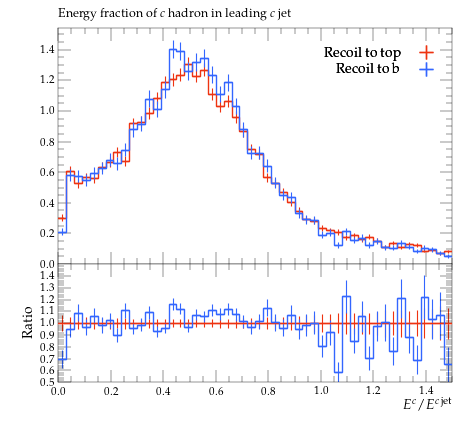

Generate this figure with Python:
#! /usr/bin/env python

# This Python script was auto-generated using YODA v2.0.2.
# Analysis object: /MC_HFJETS/efracC
# Timestamp: 30-07-2026 (15:57:45)

import matplotlib as mpl
import matplotlib.pyplot as plt
mpl.use('Agg') # comment out for interactive use
import os
import numpy as np

plotDir = os.path.split(os.path.realpath(__file__))[0]
if 'YODA_USER_PLOT_PATH' in globals():
    plot_outdir = globals()['YODA_USER_PLOT_PATH']
else:
    plot_outdir = plotDir

#plot style
plt.style.use(os.path.join(plotDir, '../default.mplstyle'))
# plot metadata
figW, figH = plt.rcParams['figure.figsize']
ax_xLabel = r'$E^c / E^{c\,\mathrm{jet}}$'
ax_yLabel = r''
ax_title  = r'Energy fraction of $c$ hadron in leading $c$ jet'
ax_xScale = 'linear'
ax_yScale = 'linear'
xLims = (0.0, 1.5)
yLims = (0.0, 1.5425564)

# TeX-friendly labels for the legend
labels = {
    'legend' : ([ r"Recoil to top", r"Recoil to b" ], r""),
}

# Adjust canvas width and height
canvasW = 10.0
canvasH = 9.0
figW *= canvasW/10.
figH *= canvasH/9.

# Create figure and axis objects
fig, (ax, ratio0_ax) = plt.subplots(2, 1, sharex=True,
                  figsize=(figW,figH), gridspec_kw={'height_ratios': (6.0, 3.0)})

# Set figure margins
plt.subplots_adjust(
    left   = 1.0 * plt.rcParams['figure.subplot.left'],
    right  = 1.0 * plt.rcParams['figure.subplot.right'],
    top    = 1.0 * plt.rcParams['figure.subplot.top'],
    bottom = 1.0 * plt.rcParams['figure.subplot.bottom'])

ratio0_ax.yaxis.set_major_locator(mpl.ticker.MultipleLocator(0.1))
ratio0_ax.set_ylim(0.5, 1.4999)
ratio0_ax.set_ylabel('Ratio')

# the numerical data is stored in a separate file
dataf = dict()
prefix = os.path.split(__file__)[0]
if prefix:    prefix = prefix + '/'
exec(open(prefix+'efracC__data.py').read(), dataf)


legend_handles = dict() # keep track of handles for the legend

# style options for curves
# starts at zorder>=5 to draw curve on top of legend
styles = {
  'recoil_t': {
    'color' : '#EE3311',
    'linestyle' : '-',
    'linewidth' : 1,
    'marker' : 'none',
    'markersize' : 2,
    'capsize' : 0.0,
    'zorder' : 5,
    'histstyle' : 1,
    'drawstyle' : 'steps-pre',
    'xerrorbars' : 1,
    'yerrorbars' : 1,
    'fillcolor' : None,
    'fillopacity' : 1.0,
    'ratio0_linestyle' : '-',
    'ratio0_linewidth' : 1,
    'ratio0_marker' : 'none',
    'ratio0_markersize' : 2,
    'ratio0_capsize' : 0.0,
    'ratio0_zorder' : 5,
    'ratio0_histstyle' : 1,
    'ratio0_drawstyle' : 'steps-pre',
    'ratio0_xerrorbars' : 1,
    'ratio0_yerrorbars' : 1,
  },
  'recoil_b': {
    'color' : '#3366FF',
    'linestyle' : '-',
    'linewidth' : 1,
    'marker' : 'none',
    'markersize' : 2,
    'capsize' : 0.0,
    'zorder' : 6,
    'histstyle' : 1,
    'drawstyle' : 'steps-pre',
    'xerrorbars' : 1,
    'yerrorbars' : 1,
    'fillcolor' : None,
    'fillopacity' : 1.0,
    'ratio0_linestyle' : '-',
    'ratio0_linewidth' : 1,
    'ratio0_marker' : 'none',
    'ratio0_markersize' : 2,
    'ratio0_capsize' : 0.0,
    'ratio0_zorder' : 6,
    'ratio0_histstyle' : 1,
    'ratio0_drawstyle' : 'steps-pre',
    'ratio0_xerrorbars' : 1,
    'ratio0_yerrorbars' : 1,
  },
}

# curve from input yoda files in main panel
for label, yvals in dataf['yvals'].items():
    if all(np.isnan(v) for v in dataf['yvals'][label]):
        continue
    tmp = None
    if styles[label]['histstyle']: # draw as histogram
        xpos = dataf['xedges'][label] if styles[label]['drawstyle'] else dataf['xpoints'][label]
        ypos = np.insert(yvals, 0, yvals[0]) if styles[label]['drawstyle'] else yvals
        if styles[label]['fillcolor']: # fill area below curve
            ax.fill_between(xpos, ypos, step='pre',
                            color=styles[label]['fillcolor'],
                            alpha=styles[label]['fillopacity'])
        tmp, = ax.plot(xpos, ypos,
                       color=styles[label]['color'],
                       linestyle=styles[label]['linestyle'],
                       linewidth=styles[label]['linewidth'],
                       drawstyle=styles[label]['drawstyle'], solid_joinstyle='miter',
                       zorder=styles[label]['zorder'], label=label)
    tmp = ax.errorbar(dataf['xpoints'][label], yvals,
                      xerr=np.array(dataf['xerrs'][label])*styles[label]['xerrorbars'],
                      yerr=np.array(dataf['yerrs'][label])*styles[label]['yerrorbars'],
                      fmt=styles[label]['marker'], capsize=styles[label]['capsize'],
                      markersize=styles[label]['markersize'],
                      ecolor=styles[label]['color'],
                      color=styles[label]['color'], zorder=styles[label]['zorder'])
    tmp[-1][0].set_linestyle(styles[label]['linestyle'])
    tmp[-1][0].set_linewidth(styles[label]['linewidth'])
    if label in dataf['add_legend_handle']:  legend_handles[label] = tmp
    for varLabel in dataf['variation_yvals'].keys():
        if varLabel.startswith(label):
            tmp, = ax.plot(dataf['xedges'][label], dataf['variation_yvals'][varLabel],
                           color=styles[label]['color'],
                           linestyle=styles[label]['linestyle'],
                           linewidth=styles[label]['linewidth'],
                           drawstyle='steps-pre', solid_joinstyle='miter',
                           zorder=styles[label]['zorder'], alpha=0.5)


# plots on ratio panel
# curve from input yoda files in ratio panel
for label, yvals in dataf['ratio0_yvals'].items():
    if all(np.isnan(v) for v in yvals):
        continue
    if styles[label]['ratio0_histstyle']: # plot as histogram
        xpos = dataf['xedges']['recoil_t'] if styles[label]['ratio0_drawstyle'] else dataf['xpoints']['recoil_t']
        ypos = np.insert(yvals, 0, yvals[0]) if styles[label]['ratio0_drawstyle'] else yvals
        ratio0_ax.plot(xpos, ypos,
                       color=styles[label]['color'],
                       linewidth=styles[label]['linewidth'],
                       linestyle=styles[label]['ratio0_linestyle'],
                       drawstyle=styles[label]['ratio0_drawstyle'], zorder=styles[label]['zorder'],
                       solid_joinstyle='miter')
    tmp = ratio0_ax.errorbar(dataf['xpoints']['recoil_t'], yvals,
                             xerr=np.array(dataf['ref_xerrs'])*styles[label]['ratio0_xerrorbars'],
                             yerr=np.array(dataf['ratio0_yerrs'][label])*styles[label]['ratio0_yerrorbars'],
                             fmt=styles[label]['ratio0_marker'], capsize=styles[label]['ratio0_capsize'],
                             markersize=styles[label]['ratio0_markersize'],
                             ecolor=styles[label]['color'],
                             color=styles[label]['color'])
    tmp[-1][0].set_linestyle(styles[label]['ratio0_linestyle'])
    tmp[-1][0].set_linewidth(styles[label]['ratio0_linewidth'])

    for varlabel in dataf['ratio0_variation_vals'].keys():
        if varlabel.startswith(label):
            ratio0_ax.plot(dataf['xedges']['recoil_t'],
                            dataf['ratio0_variation_vals'][varlabel],
                            color=styles[label]['color'],
                            linestyle=styles[label]['linestyle'],
                            linewidth=styles[label]['linewidth'],
                            drawstyle='steps-pre', solid_joinstyle='miter',
                            zorder=1, alpha=0.5)

legend_items = list(legend_handles.values())
ax.add_artist(ax.legend(legend_items,
                        labels['legend'][0],
                        title=labels['legend'][1],
                        alignment='right',
                        loc='upper right',
                        bbox_to_anchor=(1.0, 0.97),markerfirst=False))

# set plot metadata as defined above
ratio0_ax.set_xlabel(ax_xLabel)
ratio0_ax.xaxis.set_label_coords(1., -0.15)
ax.set_ylabel(ax_yLabel, ha='right', va='top')
ax.yaxis.set_label_coords(-0.11, 1.0)
ax.set_title(ax_title, loc='left')
ax.set_xscale(ax_xScale)
ax.set_yscale(ax_yScale)
ax.set_xlim(xLims)
ax.set_ylim(yLims)

# tick formatting
plt.rcParams['xtick.top'] = True
plt.rcParams['ytick.right'] = True
fig.align_ylabels((ax, ratio0_ax))
plt.savefig(os.path.join(plot_outdir, 'efracC.pdf'), format='PDF')
plt.savefig(os.path.join(plot_outdir, 'efracC.png'), format='PNG')

plt.close(fig)
